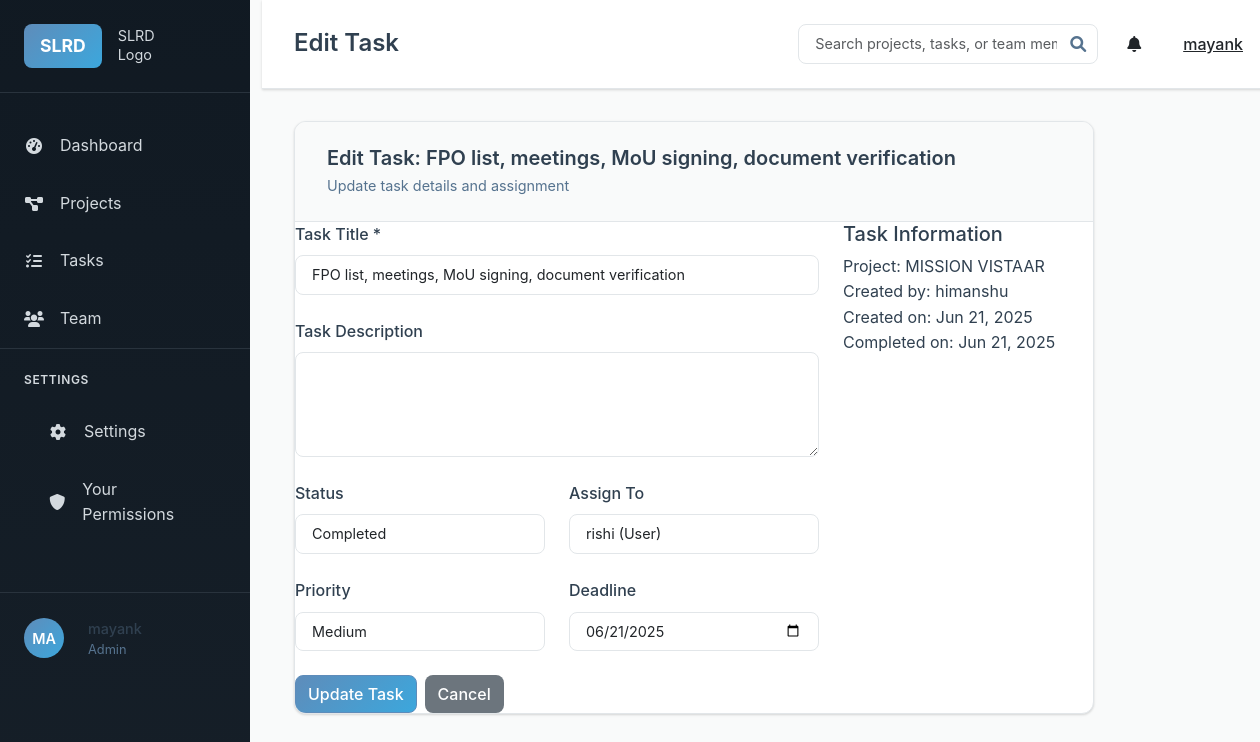
Screenshot of /tasks/1/edit (signed in) with the database file from the repository.
### models.py (models this page shows, shortened)
class User(UserMixin, db.Model):
    id = db.Column(db.Integer, primary_key=True)
    username = db.Column(db.String(80), unique=True, nullable=False)
    email = db.Column(db.String(120), unique=True, nullable=False)
    password_hash = db.Column(db.String(256), nullable=False)
    role = db.Column(db.String(20), nullable=False, default='User')  # Admin, Manager, User
    created_at = db.Column(db.DateTime, default=lambda: datetime.now(timezone.utc))
    manager_id = db.Column(db.Integer, db.ForeignKey('user.id'), nullable=True)
    skills = db.Column(db.Text)  # JSON string of skills array
    managed_users = db.relationship('User', backref=db.backref('manager', remote_side=[id]), lazy='dynamic')
    projects_created = db.relationship('Project', foreign_keys='Project.created_by_id', backref='creator', lazy='dynamic')
    projects_assigned = db.relationship('Project', secondary='project_assignments', back_populates='assigned_users', lazy='dynamic')
    tasks_created = db.relationship('Task', foreign_keys='Task.created_by_id', backref='creator', lazy='dynamic')
    tasks_assigned = db.relationship('Task', foreign_keys='Task.assigned_to_id', backref='assigned_user', lazy='dynamic')
    comments = db.relationship('Comment', backref='author', lazy='dynamic')
    permissions = db.relationship('UserPermission', backref='user', lazy='dynamic', cascade='all, delete-orphan')

class Task(db.Model):
    id = db.Column(db.Integer, primary_key=True)
    title = db.Column(db.String(200), nullable=False)
    description = db.Column(db.Text)
    status = db.Column(db.String(20), default='Pending')  # Pending, In Progress, Completed, Overdue
    priority = db.Column(db.String(20), default='Medium')  # Low, Medium, High
    deadline = db.Column(db.Date)
    created_at = db.Column(db.DateTime, default=lambda: datetime.now(timezone.utc))
    updated_at = db.Column(db.DateTime, default=lambda: datetime.now(timezone.utc), onupdate=lambda: datetime.now(timezone.utc))
    completed_at = db.Column(db.DateTime)
    project_id = db.Column(db.Integer, db.ForeignKey('project.id'), nullable=False)
    created_by_id = db.Column(db.Integer, db.ForeignKey('user.id'), nullable=False)
    assigned_to_id = db.Column(db.Integer, db.ForeignKey('user.id'))
    dependent_on_task_id = db.Column(db.Integer, db.ForeignKey('task.id'), nullable=True)
    reassigned_from_id = db.Column(db.Integer, db.ForeignKey('user.id'), nullable=True)
    skill_match_percentage = db.Column(db.Integer, default=0)
    comments = db.relationship('Comment', backref='task', lazy='dynamic', cascade='all, delete-orphan')
    documents = db.relationship('Document', backref='task', lazy='dynamic', cascade='all, delete-orphan')
    dependent_task = db.relationship('Task', remote_side=[id], backref='dependent_tasks')
    reassigned_from = db.relationship('User', foreign_keys=[reassigned_from_id])

class Project(db.Model):
    id = db.Column(db.Integer, primary_key=True)
    title = db.Column(db.String(200), nullable=False)
    description = db.Column(db.Text)
    status = db.Column(db.String(20), default='In Progress')  # Just Started, In Progress, Completed
    progress = db.Column(db.Integer, default=0)  # 0-100%
    deadline = db.Column(db.Date)
    created_at = db.Column(db.DateTime, default=lambda: datetime.now(timezone.utc))
    updated_at = db.Column(db.DateTime, default=lambda: datetime.now(timezone.utc), onupdate=lambda: datetime.now(timezone.utc))
    created_by_id = db.Column(db.Integer, db.ForeignKey('user.id'), nullable=False)
    tasks = db.relationship('Task', backref='project', lazy='dynamic', cascade='all, delete-orphan')
    comments = db.relationship('Comment', backref='project', lazy='dynamic', cascade='all, delete-orphan')
    documents = db.relationship('Document', backref='project', lazy='dynamic', cascade='all, delete-orphan')
    assigned_users = db.relationship('User', secondary='project_assignments', back_populates='projects_assigned')

### routes.py (the view, shortened to what this page needs)
@app.route('/tasks/<int:task_id>/edit', methods=['GET', 'POST'])
@login_required
def edit_task(task_id):
    task = Task.query.get_or_404(task_id)
    if current_user.role not in ['Admin', 'Manager'] or \
       (current_user.role == 'Manager' and task.created_by_id != current_user.id):
        abort(403)
    if current_user.role == 'Admin':
        assignable_users = User.query.all()
    else:  # Manager
        assignable_users = current_user.managed_users.all()
    return render_template('tasks/edit.html',
                         task=task,
                         assignable_users=assignable_users)

### app.py (called while the page is built)
@login_manager.user_loader
def load_user(user_id):
    from models import User
    return User.query.get(int(user_id))

### templates/tasks/edit.html (shortened to what this page needs)
{% extends "base.html" %}
{% block page_title %}Edit Task{% endblock %}
{% block content %}
<div class="form-container">
    <div class="content-card">
        <div class="card-header">
            <h3>Edit Task: {{ task.title }}</h3>
            <p>Update task details and assignment</p>
        </div>
        <form method="POST" class="task-form">
            <div class="row">
                <div class="col-md-8">
                    <div class="form-group">
                        <label for="title">Task Title *</label>
                        <input type="text" class="form-control" id="title" name="title"
                               value="{{ task.title }}" required>
                    </div>
                    <div class="form-group">
                        <label for="description">Task Description</label>
                        <textarea class="form-control" id="description" name="description" rows="4">{{ task.description or '' }}</textarea>
                    </div>
                    <div class="row">
                        <div class="col-md-6">
                            <div class="form-group">
                                <label for="status">Status</label>
                                <select class="form-control" id="status" name="status">
                                    <option value="Completed" {{ 'selected' if task.status == 'Completed' }}>Completed</option>
                                </select>
                            </div>
                        </div>
                        <div class="col-md-6">
                            <div class="form-group">
                                <label for="assigned_to_id">Assign To</label>
                                <select class="form-control" id="assigned_to_id" name="assigned_to_id">
                                    {% for user in assignable_users %}
                                    <option value="{{ user.id }}" {{ 'selected' if task.assigned_to_id == user.id }}>
                                        {{ user.username }} ({{ user.role }})
                                    </option>
                                    {% endfor %}
                                </select>
                            </div>
                        </div>
                    </div>
                    <div class="row">
                        <div class="col-md-6">
                            <div class="form-group">
                                <label for="priority">Priority</label>
                                <select class="form-control" id="priority" name="priority">
                                    <option value="Medium" {{ 'selected' if task.priority == 'Medium' }}>Medium</option>
                                </select>
                            </div>
                        </div>
                        <div class="col-md-6">
                            <div class="form-group">
                                <label for="deadline">Deadline</label>
                                <input type="date" class="form-control" id="deadline" name="deadline"
                                       value="{{ task.deadline.strftime('%Y-%m-%d') if task.deadline }}">
                            </div>
                        </div>
                    </div>
                </div>
                <div class="col-md-4">
                    <div class="task-info">
                        <h5>Task Information</h5>
                        <div class="info-item">
                            <label>Project:</label>
                            <span>{{ task.project.title }}</span>
                        </div>
                        <div class="info-item">
                            <label>Created by:</label>
                            <span>{{ task.creator.username }}</span>
                        </div>
                        <div class="info-item">
                            <label>Created on:</label>
                            <span>{{ task.created_at.strftime('%b %d, %Y') }}</span>
                        </div>
                        {% if task.completed_at %}
                        <div class="info-item">
                            <label>Completed on:</label>
                            <span>{{ task.completed_at.strftime('%b %d, %Y') }}</span>
                        </div>
                        {% endif %}
                    </div>
                </div>
            </div>
            <div class="form-actions">
                <button type="submit" class="btn btn-primary">Update Task</button>
                <a href="{{ url_for('view_task', task_id=task.id) }}" class="btn btn-secondary">Cancel</a>
            </div>
        </form>
    </div>
</div>
{% endblock %}

### templates/base.html (shortened to what this page needs)
<!DOCTYPE html>
<html lang="en">
<head>
    <link href="https://cdn.jsdelivr.net/npm/bootstrap@5.3.0/dist/css/bootstrap.min.css" rel="stylesheet">
    <link href="https://cdnjs.cloudflare.com/ajax/libs/font-awesome/6.0.0/css/all.min.css" rel="stylesheet">
    <link href="{{ url_for('static', filename='css/style.css') }}" rel="stylesheet">
</head>
<body>
    {% if current_user.is_authenticated %}
    <div class="container-fluid">
        <div class="row">
            <div class="col-md-2 p-0">
                <div class="sidebar">
                    <div class="sidebar-header">
                        <div class="logo">
                            <span class="slrd-logo">SLRD</span>
                            <span class="logo-text">SLRD<br>Logo</span>
                        </div>
                    </div>
                    <nav class="sidebar-nav">
                        <ul class="nav flex-column">
                            <li class="nav-item">
                                <a class="nav-link" href="{{ url_for('index') }}">
                                    <i class="fas fa-tachometer-alt"></i> Dashboard
                                </a>
                            </li>
                            <li class="nav-item">
                                <a class="nav-link" href="{{ url_for('projects_list') }}">
                                    <i class="fas fa-project-diagram"></i> Projects
                                </a>
                            </li>
                            <li class="nav-item">
                                <a class="nav-link" href="{{ url_for('tasks_list') }}">
                                    <i class="fas fa-tasks"></i> Tasks
                                </a>
                            </li>
                            {% if current_user.role in ['Admin', 'Manager'] %}
                            <li class="nav-item">
                                <a class="nav-link" href="{{ url_for('team_list') }}">
                                    <i class="fas fa-users"></i> Team
                                </a>
                            </li>
                            {% endif %}
                        </ul>
                        <div class="sidebar-settings">
                            <h6>SETTINGS</h6>
                            <ul class="nav flex-column">
                                <li class="nav-item">
                                    <a class="nav-link" href="{{ url_for('settings') }}">
                                        <i class="fas fa-cog"></i> Settings
                                    </a>
                                </li>
                                <li class="nav-item">
                                    <a class="nav-link" href="{{ url_for('your_permissions') }}">
                                        <i class="fas fa-shield-alt"></i> Your Permissions
                                    </a>
                                </li>
                            </ul>
                        </div>
                    </nav>
                    <div class="sidebar-user">
                        <div class="user-avatar">{{ current_user.username[:2].upper() }}</div>
                        <div class="user-info">
                            <div class="user-name">{{ current_user.username }}</div>
                            <div class="user-role">{{ current_user.role }}</div>
                        </div>
                    </div>
                </div>
            </div>
            <div class="col-md-10 main-content">
                <header class="main-header">
                    <div class="d-flex justify-content-between align-items-center">
                        <h1>{% block page_title %}SLRD Project Management{% endblock %}</h1>
                        <div class="header-actions">
                            <div class="search-box">
                                <input type="text" class="form-control" placeholder="Search projects, tasks, or team members">
                                <i class="fas fa-search"></i>
                            </div>
                            <div class="dropdown">
                                <button class="btn btn-link text-dark" type="button" data-bs-toggle="dropdown">
                                    <i class="fas fa-bell"></i>
                                </button>
                            </div>
                            <div class="dropdown">
                                <button class="btn btn-link text-dark" type="button" data-bs-toggle="dropdown">
                                    {{ current_user.username }}
                                </button>
                            </div>
                        </div>
                    </div>
                </header>
                <div class="content-area">
                    {% block content %}{% endblock %}
                </div>
            </div>
        </div>
    </div>
    {% else %}
    <div class="auth-container">
        {% block auth_content %}{% endblock %}
    </div>
    {% endif %}
</body>
</html>

### rows the page displays
User: username "MA", username "mayank", role "Admin"
Task: title "FPO list, meetings, MoU signing, document verification", deadline "06/21/2025", created_at "Jun 21, 2025", completed_at "Jun 21, 2025"
Project: project "MISSION VISTAAR"
User: creator.username "himanshu"

### other values shown
form field assigned_to_id "rishi (User)"
